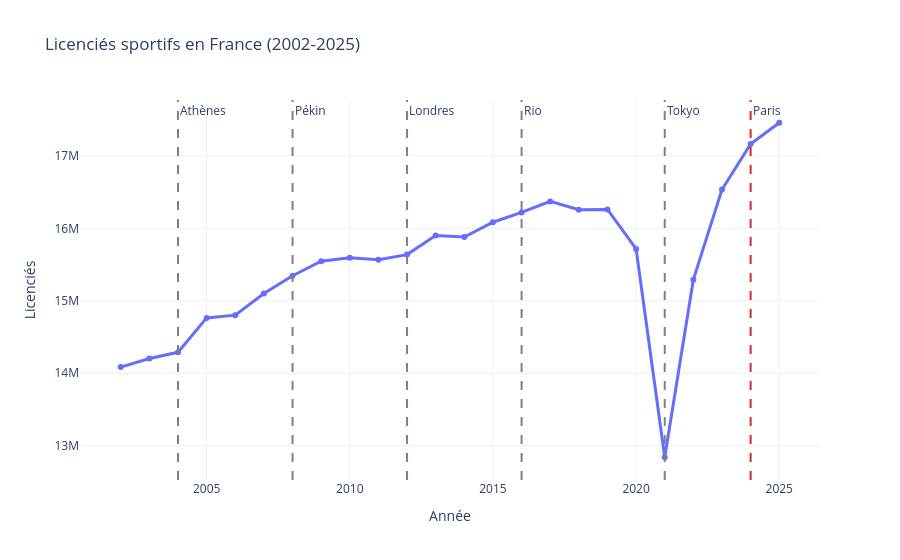
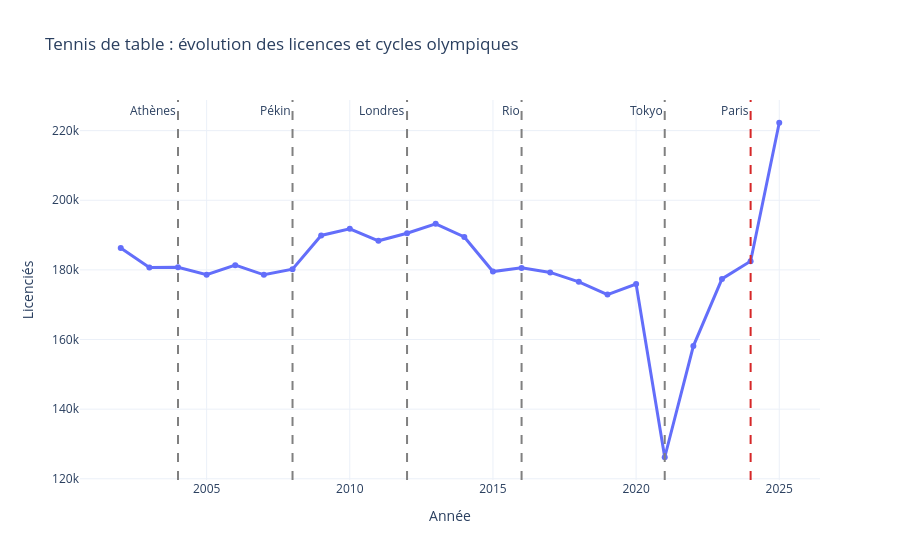

The notebook cell these images were saved under, in order:
### Code cell
# total national depuis 2002
df_total_fr = df_histo.groupby("annee", as_index=False)["licences"].sum().sort_values("annee")

fig_fr = px.line(
    df_total_fr,
    x="annee",
    y="licences",
    markers=True,
    title="Licenciés sportifs en France (2002-2025)",
    labels={"annee": "Année", "licences": "Licenciés"},
)
fig_fr.update_traces(line_width=3)
for annee_jo, ville in vz.OLYMPIADES:
    fig_fr.add_vline(
        x=annee_jo,
        line_dash="dash",
        line_color="#d62728" if annee_jo == 2024 else "gray",
        annotation_text=ville,
    )
fig_fr.show()

vz.plot_historique_olympique(df_histo, CODES_CLES["FFTT"], "Tennis de table").show()

### Figure 1 — Plotly figure (JSON) as saved in the notebook; plotly's stock layout.template omitted (floating-point values rounded to 4 significant figures)
{"data": [{"hovertemplate": "Année=%{x}<br>Licenciés=%{y}<extra></extra>", "legendgroup": "", "line": {"color": "#636efa", "dash": "solid", "width": 3}, "marker": {"symbol": "circle"}, "mode": "lines+markers", "name": "", "orientation": "v", "showlegend": false, "type": "scatter", "x": [2002, 2003, 2004, 2005, 2006, 2007, 2008, 2009, 2010, 2011, 2012, 2013, 2014, 2015, 2016, 2017, 2018, 2019, 2020, 2021, 2022, 2023, 2024, 2025], "xaxis": "x", "y": [14090000.0, 14200000.0, 14290000.0, 14760000.0, 14800000.0, 15100000.0, 15350000.0, 15550000.0, 15590000.0, 15570000.0, 15640000.0, 15900000.0, 15880000.0, 16080000.0, 16220000.0, 16370000.0, 16260000.0, 16260000.0, 15720000.0, 12840000.0, 15290000.0, 16540000.0, 17160000.0, 17460000.0], "yaxis": "y"}], "layout": {"annotations": [{"showarrow": false, "text": "Athènes", "x": 2004, "xanchor": "left", "xref": "x", "y": 1, "yanchor": "top", "yref": "y domain"}, {"showarrow": false, "text": "Pékin", "x": 2008, "xanchor": "left", "xref": "x", "y": 1, "yanchor": "top", "yref": "y domain"}, {"showarrow": false, "text": "Londres", "x": 2012, "xanchor": "left", "xref": "x", "y": 1, "yanchor": "top", "yref": "y domain"}, {"showarrow": false, "text": "Rio", "x": 2016, "xanchor": "left", "xref": "x", "y": 1, "yanchor": "top", "yref": "y domain"}, {"showarrow": false, "text": "Tokyo", "x": 2021, "xanchor": "left", "xref": "x", "y": 1, "yanchor": "top", "yref": "y domain"}, {"showarrow": false, "text": "Paris", "x": 2024, "xanchor": "left", "xref": "x", "y": 1, "yanchor": "top", "yref": "y domain"}], "legend": {"tracegroupgap": 0}, "shapes": [{"line": {"color": "gray", "dash": "dash"}, "type": "line", "x0": 2004, "x1": 2004, "xref": "x", "y0": 0, "y1": 1, "yref": "y domain"}, {"line": {"color": "gray", "dash": "dash"}, "type": "line", "x0": 2008, "x1": 2008, "xref": "x", "y0": 0, "y1": 1, "yref": "y domain"}, {"line": {"color": "gray", "dash": "dash"}, "type": "line", "x0": 2012, "x1": 2012, "xref": "x", "y0": 0, "y1": 1, "yref": "y domain"}, {"line": {"color": "gray", "dash": "dash"}, "type": "line", "x0": 2016, "x1": 2016, "xref": "x", "y0": 0, "y1": 1, "yref": "y domain"}, {"line": {"color": "gray", "dash": "dash"}, "type": "line", "x0": 2021, "x1": 2021, "xref": "x", "y0": 0, "y1": 1, "yref": "y domain"}, {"line": {"color": "#d62728", "dash": "dash"}, "type": "line", "x0": 2024, "x1": 2024, "xref": "x", "y0": 0, "y1": 1, "yref": "y domain"}], "title": {"text": "Licenciés sportifs en France (2002-2025)"}, "xaxis": {"anchor": "y", "domain": [0, 1], "title": {"text": "Année"}}, "yaxis": {"anchor": "x", "domain": [0, 1], "title": {"text": "Licenciés"}}}}

### Figure 2 — Plotly figure (JSON) as saved in the notebook; plotly's stock layout.template omitted (floating-point values rounded to 4 significant figures)
{"data": [{"hovertemplate": "Année=%{x}<br>Licenciés=%{y}<extra></extra>", "legendgroup": "", "line": {"color": "#636efa", "dash": "solid", "width": 3}, "marker": {"symbol": "circle"}, "mode": "lines+markers", "name": "", "orientation": "v", "showlegend": false, "type": "scatter", "x": [2002, 2003, 2004, 2005, 2006, 2007, 2008, 2009, 2010, 2011, 2012, 2013, 2014, 2015, 2016, 2017, 2018, 2019, 2020, 2021, 2022, 2023, 2024, 2025], "xaxis": "x", "y": [186300.0, 180700.0, 180700.0, 178600.0, 181400.0, 178600.0, 180200.0, 189900.0, 191800.0, 188400.0, 190500.0, 193200.0, 189500.0, 179500.0, 180600.0, 179300.0, 176600.0, 172900.0, 175900.0, 126200.0, 158100.0, 177400.0, 182500.0, 222300.0], "yaxis": "y"}], "layout": {"annotations": [{"showarrow": false, "text": "Athènes", "x": 2004, "xanchor": "right", "xref": "x", "y": 1, "yanchor": "top", "yref": "y domain"}, {"showarrow": false, "text": "Pékin", "x": 2008, "xanchor": "right", "xref": "x", "y": 1, "yanchor": "top", "yref": "y domain"}, {"showarrow": false, "text": "Londres", "x": 2012, "xanchor": "right", "xref": "x", "y": 1, "yanchor": "top", "yref": "y domain"}, {"showarrow": false, "text": "Rio", "x": 2016, "xanchor": "right", "xref": "x", "y": 1, "yanchor": "top", "yref": "y domain"}, {"showarrow": false, "text": "Tokyo", "x": 2021, "xanchor": "right", "xref": "x", "y": 1, "yanchor": "top", "yref": "y domain"}, {"showarrow": false, "text": "Paris", "x": 2024, "xanchor": "right", "xref": "x", "y": 1, "yanchor": "top", "yref": "y domain"}], "legend": {"tracegroupgap": 0}, "shapes": [{"line": {"color": "gray", "dash": "dash"}, "type": "line", "x0": 2004, "x1": 2004, "xref": "x", "y0": 0, "y1": 1, "yref": "y domain"}, {"line": {"color": "gray", "dash": "dash"}, "type": "line", "x0": 2008, "x1": 2008, "xref": "x", "y0": 0, "y1": 1, "yref": "y domain"}, {"line": {"color": "gray", "dash": "dash"}, "type": "line", "x0": 2012, "x1": 2012, "xref": "x", "y0": 0, "y1": 1, "yref": "y domain"}, {"line": {"color": "gray", "dash": "dash"}, "type": "line", "x0": 2016, "x1": 2016, "xref": "x", "y0": 0, "y1": 1, "yref": "y domain"}, {"line": {"color": "gray", "dash": "dash"}, "type": "line", "x0": 2021, "x1": 2021, "xref": "x", "y0": 0, "y1": 1, "yref": "y domain"}, {"line": {"color": "#d62728", "dash": "dash"}, "type": "line", "x0": 2024, "x1": 2024, "xref": "x", "y0": 0, "y1": 1, "yref": "y domain"}], "title": {"text": "Tennis de table : évolution des licences et cycles olympiques"}, "xaxis": {"anchor": "y", "domain": [0, 1], "title": {"text": "Année"}}, "yaxis": {"anchor": "x", "domain": [0, 1], "title": {"text": "Licenciés"}}}}
